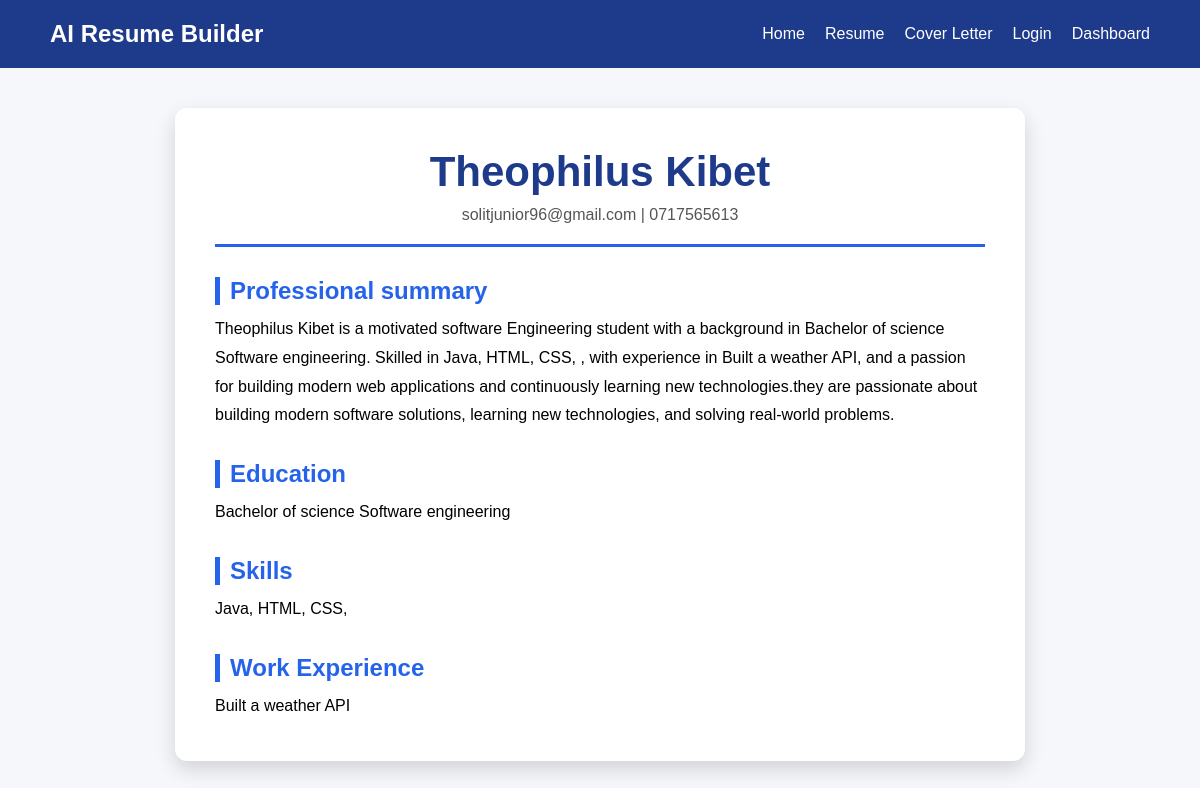
/resume/3, run on the app's committed database.
### tables this page shows
CREATE TABLE resumes(
            id INTEGER PRIMARY KEY AUTOINCREMENT,
            full_name TEXT,
            email TEXT,
            phone TEXT,
            education TEXT,
            skills TEXT,
            experience TEXT,
            summary TEXT
        );

### app.py (the view)
@app.route("/resume/<int:resume_id>")
def view_resume(resume_id):
    resume = get_resume_by_id(resume_id)
    return render_template(
        "view_resume.html",
        resume = resume
    )

### database/db.py (called while the page is built)
def get_resume_by_id(resume_id):
    conn = sqlite3.connect(DB_PATH)
    cursor = conn.cursor()
    cursor.execute("""
        SELECT *
        FROM resumes
        WHERE id = ?
    """, (resume_id,))
    resume = cursor.fetchone()
    conn.close()
    return resume

### templates/view_resume.html
{% extends "base.html" %}
{% block content %}
<div class="resume-preview">
    <div class="resume-header">
        <h1>{{ resume[1] }}</h1>
        <p>{{ resume[2] }} | {{ resume[3] }}</p>
    </div>
    <div class="resume-section">
        <h2>Professional summary</h2>
        <p>{{ resume[7] }}</p>
    </div>
    <div class="resume-section">
        <h2>Education</h2>
        <p>{{ resume[4] }}</p>
    </div>
    <div class="resume-section">
        <h2>Skills</h2>
        <p> {{ resume[5] }}</p>
    </div>
    <div class="resume-section">
        <h2>Work Experience</h2>
        <p>{{ resume[6] }}</p>
    </div>
</div>
{% endblock %}

### static/css/style.css (style rules this page uses)
* { margin : 0; padding: 0; box-sizing: border-box; }
body { font-family: Arial, sans-serif; background-color: #f5f7fa; }
.resume-preview { width: 80%; max-width: 850px; margin: 40px auto; background: white; border-radius: 12px; padding: 40px; box-shadow: 0 8px 20px rgba(0, 0, 0, 0.15); }
.resume-header { text-align: center; border-bottom: 3px solid #2563eb; padding-bottom: 20px; margin-bottom: 30px; }
.resume-header h1 { font-size: 42px; color: #1e3a8a; }
.resume-header p { color: #555; margin-top: 10px; }
.resume-section { margin-top: 30px; }
.resume-section h2 { color: #2563eb; margin-bottom: 10px; border-left: 5px solid #2563eb; padding-left: 10px; }
.resume-section p { line-height: 1.8; }

### data on the page
resumes: full_name "Theophilus Kibet", email "solitjunior96@gmail.com", phone "0717565613", summary "Theophilus Kibet is a motivated software Engineering student with a background in Bachelor of science Software engineering. Skilled in Java, HTML, CSS, , with experience in Built a weather API, and a passion for building modern web applications and continuously learning new technologies.they are passionate about building modern software solutions, learning new technologies, and solving real-world problems.", education "Bachelor of science Software engineering", skills "Java, HTML, CSS,", experience "Built a weather API"
